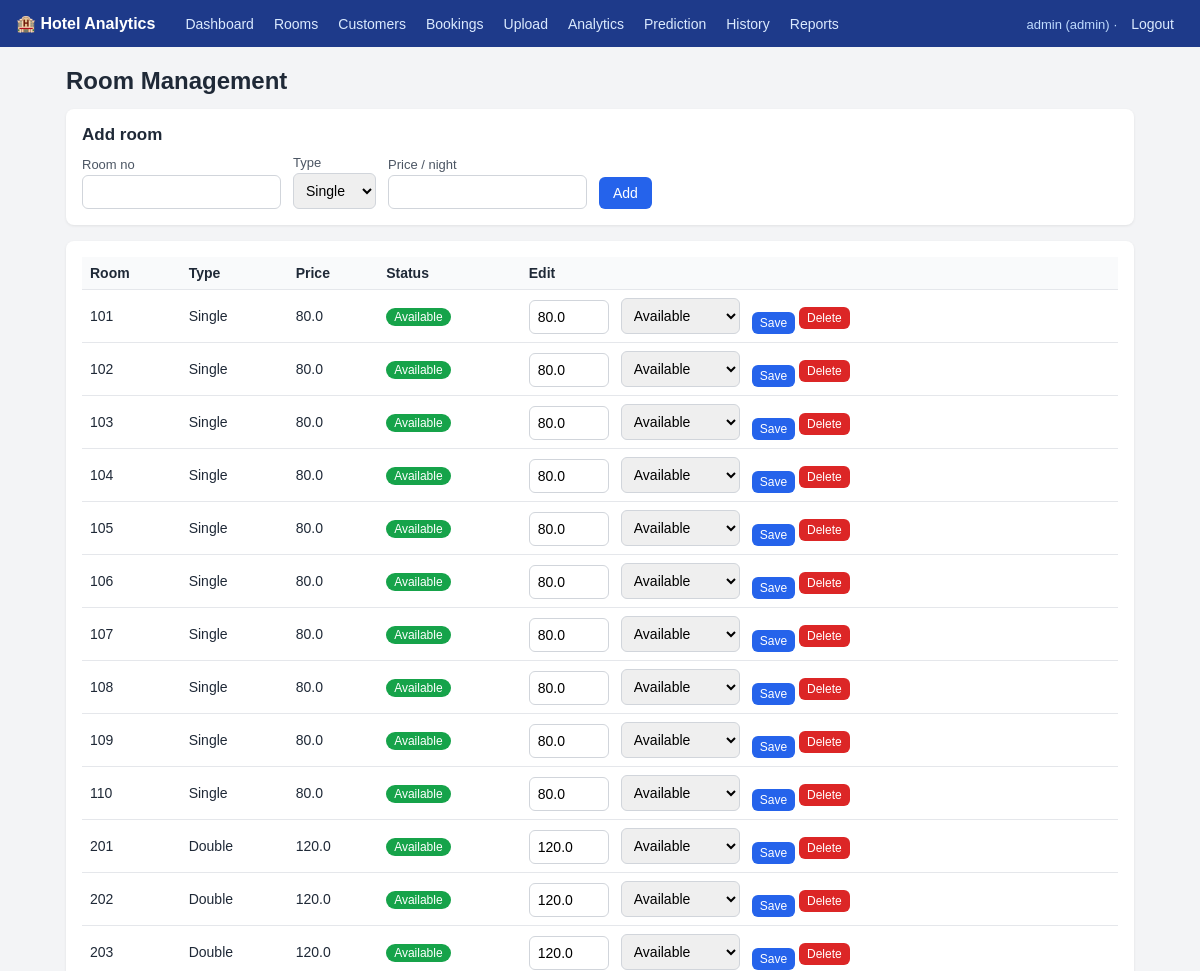
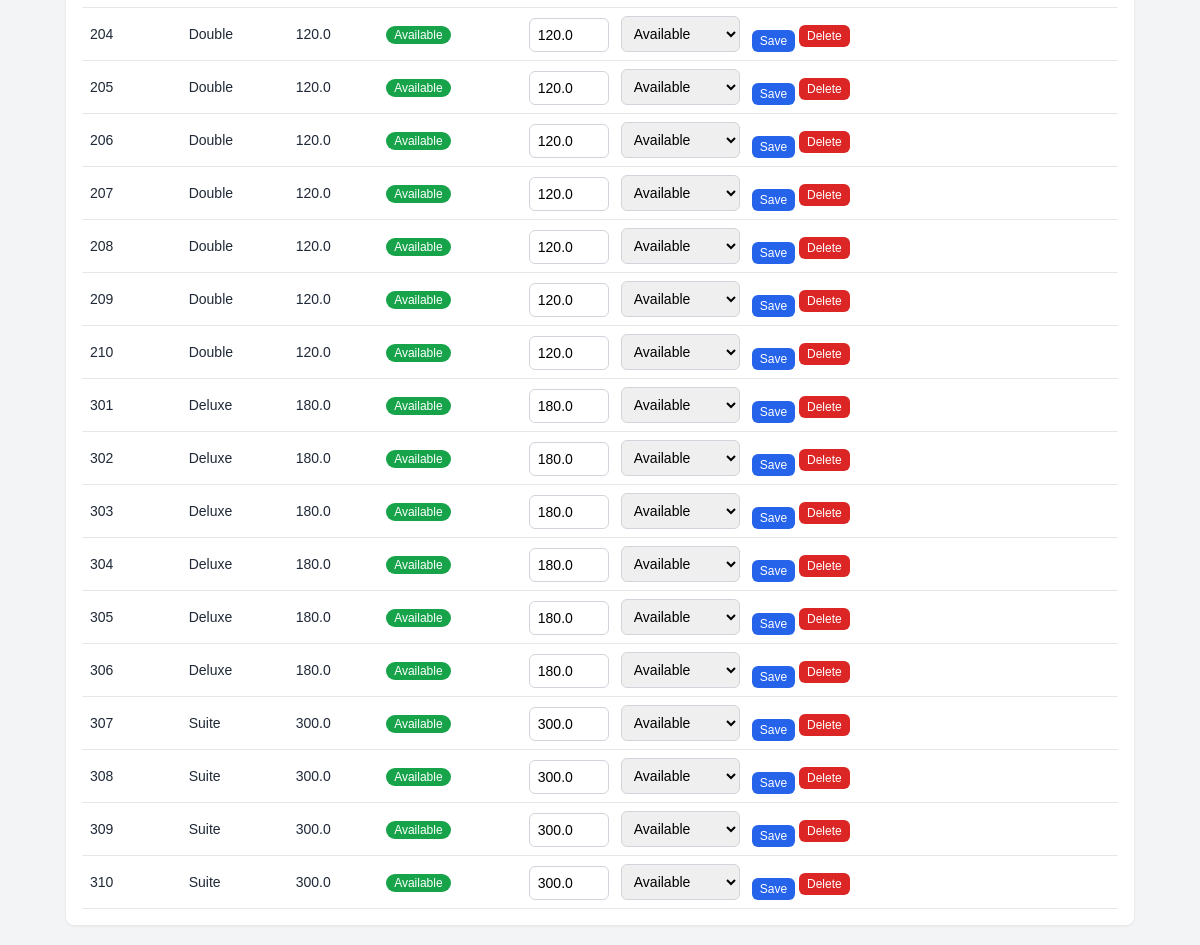
Page /rooms (signed in) on the committed database (2 pictures, top to bottom).
### tables this page shows
CREATE TABLE rooms (
    room_id   INTEGER PRIMARY KEY AUTOINCREMENT,
    room_no   TEXT UNIQUE NOT NULL,
    room_type TEXT NOT NULL,
    price     REAL NOT NULL,
    status    TEXT NOT NULL DEFAULT 'Available'
);

### app.py (the view, shortened to what this page needs)
@app.route("/rooms", methods=["GET", "POST"])
@login_required
def rooms():
    return render_template("rooms.html", rooms=db.list_rooms(), room_types=services.ROOM_TYPES)

### app.py (called while the page is built)
def login_required(view):
    @wraps(view)
    def wrapper(*args, **kwargs):
        if "user_id" not in session:
            return redirect(url_for("login"))
        return view(*args, **kwargs)
    return wrapper

### db.py (called while the page is built)
def get_db():
    if "db" not in g:
        g.db = sqlite3.connect(DB_PATH)
        g.db.row_factory = sqlite3.Row
        g.db.execute("PRAGMA foreign_keys = ON")
    return g.db

def query(sql, args=(), one=False):
    rows = get_db().execute(sql, args).fetchall()
    return (rows[0] if rows else None) if one else rows

def list_rooms():
    return query("SELECT * FROM rooms ORDER BY room_no")

### templates/rooms.html (shortened to what this page needs)
{% extends "base.html" %}
{% block content %}
<h1>Room Management</h1>
{% if session['role'] == 'admin' %}
<div class="card">
  <h2>Add room</h2>
  <form method="post" class="form-row">
    <div><label>Room no</label><input name="room_no" required></div>
    <div><label>Type</label><select name="room_type">{% for t in room_types %}<option>{{ t }}</option>{% endfor %}</select></div>
    <div><label>Price / night</label><input name="price" type="number" step="0.01" min="1" required></div>
    <button type="submit">Add</button>
  </form>
</div>
{% endif %}
<div class="card scroll">
  <table>
    <tr><th>Room</th><th>Type</th><th>Price</th><th>Status</th>{% if session['role'] == 'admin' %}<th>Edit</th>{% endif %}</tr>
    {% for r in rooms %}
    <tr>
      <td>{{ r.room_no }}</td><td>{{ r.room_type }}</td><td>{{ r.price }}</td>
      <td><span class="badge {{ r.status }}">{{ r.status }}</span></td>
      {% if session['role'] == 'admin' %}
      <td>
        <form method="post" action="{{ url_for('room_update', room_id=r.room_id) }}" class="form-row" style="display:inline-flex">
          <input name="price" type="number" step="0.01" value="{{ r.price }}" style="width:80px">
          <select name="status">
            <option {{ 'selected' if r.status == 'Available' }}>Available</option>
          </select>
          <button class="small">Save</button>
        </form>
        <form method="post" action="{{ url_for('room_delete', room_id=r.room_id) }}" style="display:inline"
              onsubmit="return confirm('Delete this room?')"><button class="small red">Delete</button></form>
      </td>
      {% endif %}
    </tr>
    {% endfor %}
  </table>
</div>
{% endblock %}

### templates/base.html (shortened to what this page needs)
<!doctype html>
<html lang="en">
<head>
  <link rel="stylesheet" href="{{ url_for('static', filename='style.css') }}">
</head>
<body>
{% if session.get('user_id') %}
<nav>
  <span class="brand">🏨 Hotel Analytics</span>
  <a href="{{ url_for('dashboard') }}">Dashboard</a>
  <a href="{{ url_for('rooms') }}">Rooms</a>
  <a href="{{ url_for('customers') }}">Customers</a>
  <a href="{{ url_for('bookings') }}">Bookings</a>
  <a href="{{ url_for('upload') }}">Upload</a>
  <a href="{{ url_for('analytics') }}">Analytics</a>
  <a href="{{ url_for('prediction') }}">Prediction</a>
  <a href="{{ url_for('history') }}">History</a>
  <a href="{{ url_for('reports') }}">Reports</a>
  <span class="right">{{ session['username'] }} ({{ session['role'] }}) · <a href="{{ url_for('logout') }}">Logout</a></span>
</nav>
{% endif %}
<main>
  {% block content %}{% endblock %}
</main>
</body>
</html>

### static/style.css (style rules this page uses)
* { box-sizing: border-box; }
body { margin: 0; font-family: Arial, Helvetica, sans-serif; background: #f3f4f6; color: #1f2937; }
nav { background: #1e3a8a; padding: 0 16px; display: flex; flex-wrap: wrap; align-items: center; }
nav .brand { color: #fff; font-weight: bold; margin-right: 20px; padding: 14px 0; }
nav a { color: #dbeafe; text-decoration: none; padding: 14px 10px; font-size: 14px; }
nav .right { margin-left: auto; color: #bfdbfe; font-size: 13px; }
main { max-width: 1100px; margin: 20px auto; padding: 0 16px; }
h1 { font-size: 24px; margin: 0 0 14px; }
h2 { font-size: 17px; margin: 0 0 10px; }
.card { background: #fff; border-radius: 8px; padding: 16px; margin-bottom: 16px; box-shadow: 0 1px 3px rgba(0,0,0,.08); }
table { width: 100%; border-collapse: collapse; font-size: 14px; }
th, td { text-align: left; padding: 8px; border-bottom: 1px solid #e5e7eb; }
th { background: #f9fafb; }
.scroll { overflow-x: auto; }
input, select { padding: 8px; border: 1px solid #d1d5db; border-radius: 6px; font-size: 14px; }
label { font-size: 13px; color: #4b5563; display: block; margin-bottom: 3px; }
.form-row { display: flex; flex-wrap: wrap; gap: 12px; align-items: flex-end; }
button, .btn { background: #2563eb; color: #fff; border: 0; padding: 8px 14px; border-radius: 6px; cursor: pointer; font-size: 14px; text-decoration: none; display: inline-block; }
button.small { padding: 4px 8px; font-size: 12px; }
button.red { background: #dc2626; }
.badge { padding: 2px 8px; border-radius: 10px; font-size: 12px; color: #fff; }
.Low, .Completed, .Available { background: #16a34a; }

### rows in the picture
rooms: room_no "101", room_type "Single", price "80.0", status "Available"
rooms: room_no "102", room_type "Single", price "80.0", status "Available"
rooms: room_no "103", room_type "Single", price "80.0", status "Available"
rooms: room_no "104", room_type "Single", price "80.0", status "Available"
rooms: room_no "105", room_type "Single", price "80.0", status "Available"
rooms: room_no "106", room_type "Single", price "80.0", status "Available"
rooms: room_no "107", room_type "Single", price "80.0", status "Available"
rooms: room_no "108", room_type "Single", price "80.0", status "Available"
rooms: room_no "109", room_type "Single", price "80.0", status "Available"
rooms: room_no "110", room_type "Single", price "80.0", status "Available"
rooms: room_no "201", room_type "Double", price "120.0", status "Available"
rooms: room_no "202", room_type "Double", price "120.0", status "Available"
rooms: room_no "203", room_type "Double", price "120.0", status "Available"
rooms: room_no "204", room_type "Double", price "120.0", status "Available"
rooms: room_no "205", room_type "Double", price "120.0", status "Available"
rooms: room_no "206", room_type "Double", price "120.0", status "Available"
rooms: room_no "207", room_type "Double", price "120.0", status "Available"
rooms: room_no "208", room_type "Double", price "120.0", status "Available"
rooms: room_no "209", room_type "Double", price "120.0", status "Available"
rooms: room_no "210", room_type "Double", price "120.0", status "Available"
rooms: room_no "301", room_type "Deluxe", price "180.0", status "Available"
rooms: room_no "302", room_type "Deluxe", price "180.0", status "Available"
rooms: room_no "303", room_type "Deluxe", price "180.0", status "Available"
rooms: room_no "304", room_type "Deluxe", price "180.0", status "Available"
rooms: room_no "305", room_type "Deluxe", price "180.0", status "Available"
rooms: room_no "306", room_type "Deluxe", price "180.0", status "Available"
rooms: room_no "307", room_type "Suite", price "300.0", status "Available"
rooms: room_no "308", room_type "Suite", price "300.0", status "Available"
rooms: room_no "309", room_type "Suite", price "300.0", status "Available"
rooms: room_no "310", room_type "Suite", price "300.0", status "Available"

### other values in the picture
{{ session['username'] }} "admin"
{{ session['role'] }} "admin"
form field room_type "Single"
